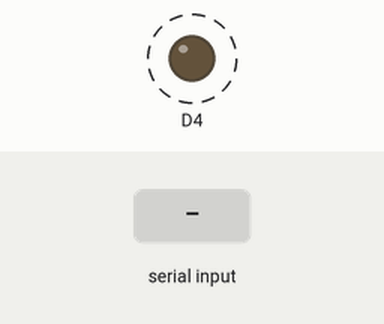
Bench run of a sketch on a simulated ESP8266 (NodeMCU). On the bench: output pins drawn as LEDs (lit = HIGH). Dashed ring = blinking. The test bench sets the inputs (shaded band). What the sketch prints to the serial monitor is not drawn. At 3.0 s the program puts the board to deep sleep or switches it off; the recording ends there.

Above: at 2.8 s.
2.9 s: "s" received over Serial
Timing chart, 0 to 3.0 s (numbered marks = the images above; inputs shaded):
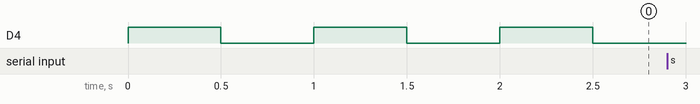

Measured:
- after the input at 2.9 s, every drawn part: stays the same
- by itself, D4: alternates HIGH for 0.50 s and LOW for 0.50 s

The sketch:

deep_sleep.ino
```cpp
void setup() {
  Serial.begin(9600);
  //Serial.setTimeout(2000);
  pinMode(2,OUTPUT);
}

void loop() {
  if(Serial.available())
  {
    char s = Serial.read();
    if (s == 's') {
      Serial.println("Good night Giong to bed for 30 secs.");
      ESP.deepSleep(30e6);// 30x10^6 micro Seconds. = 30Seconds.
    }
  }
  else
  {
    digitalWrite(D4,1);
    delay(500);
    digitalWrite(D4,0);
    delay(500);
  }
}
```
